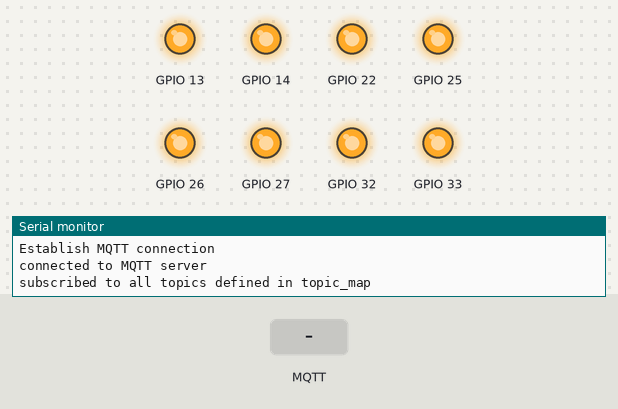
This sketch was run on a simulated ESP32. Shown: output pins drawn as LEDs (lit = HIGH), the last lines printed to the serial monitor. The inputs (shaded band) are chosen by the test bench. WiFi joins after 1.5 s; servers stay silent unless stated; the local clock reads 2024-03-15 10:24:30 at power-on unless the sketch sets it; no MQTT or app messages arrive unless stated.

Above: at 2.7 s.
2.8 s: MQTT message "on" arrives on the first subscribed topic
At 3.7 s:
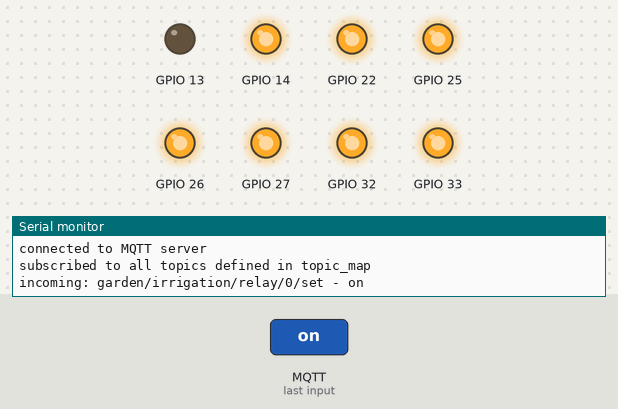
4.3 s: MQTT message "on" arrives on the second subscribed topic
At 4.8 s:
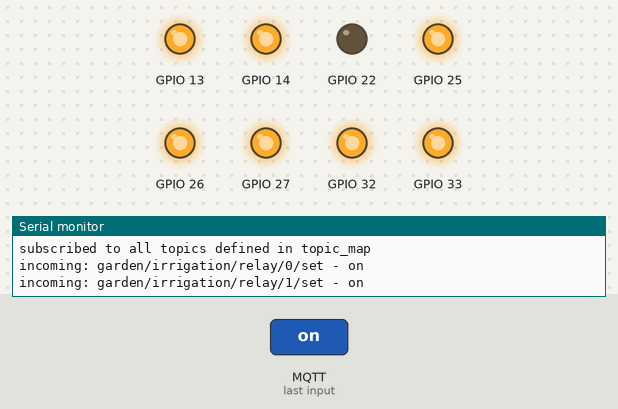
5.8 s: MQTT message "on" arrives on the third subscribed topic
At 7.2 s:
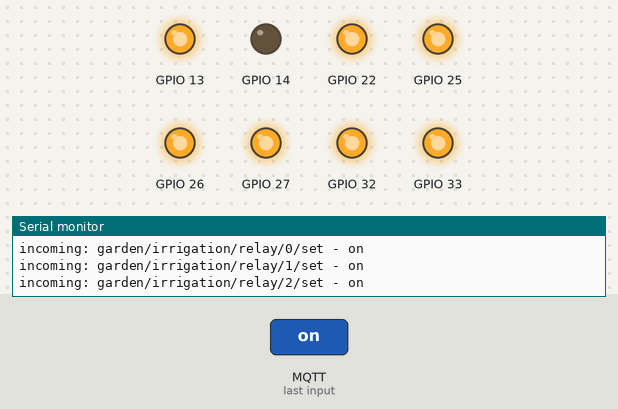
Timing chart, 0 to 8.8 s (numbered marks = the images above; inputs shaded):
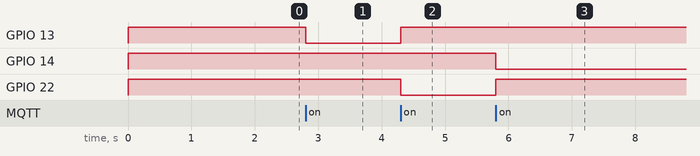

Measured:
- after the input at 2.8 s, GPIO 13: HIGH → LOW at once
- after the input at 4.3 s, GPIO 13: LOW → HIGH at once; GPIO 22: HIGH → LOW at once
- after the input at 5.8 s, GPIO 14: HIGH → LOW at once; GPIO 22: LOW → HIGH at once

The sketch:

Irrigation_Controller.ino
```cpp
// (licence header left out)
#include <map>
#include <string>
#include <iterator>
#include <deque>

#include <WiFiMulti.h>
#include <WiFiClientSecure.h>
#include <MQTT.h>
#include <WebServer.h>
#include <Update.h>
#include <Ticker.h>

//ESP-IDF WiFi functions
#include "esp_wifi.h"

// the board energizes relais coil on LOW which results in an opened valve
#define FLOW    LOW
#define NOFLOW  HIGH

WiFiClientSecure net;
MQTTClient MQTTClient;

// queue to publish states later, not from within the receive routine
struct MQTTMessageQueueItem {
  String topic;
  String message;
  bool retained;
  int qos;
};
std::deque<struct MQTTMessageQueueItem> MQTTMessageQueue;
unsigned long MQTTDroppedMessages = 0;

WiFiMulti wifiMulti;

WebServer server(80);

Ticker ValveWatchdog;
#define MAX_VALVE_ON_TIME_IN_S 60*60
unsigned long ValveWatchdogFeedingTime = 0;

#define STATUS_PUSH_INTERVAL_IN_MS 1000*60

/*******************************************************************************/
std::map<String, String> WiFi_map = {
  {"YOUR WIFI 1", "yourwifipassword"},
  {"YOUR WIFI 2", "yourwifipassword"},
  {"YOUR WIFI 3", "yourwifipassword"}
};

String UpdateUsername = "Nutzername";
String UpdatePassword = "Passwort";

//https://github.com/nayarsystems/posix_tz_db/blob/master/zones.csv
//configure DST, Timezone and NTP server
#define TIMEZONE "CET-1CEST,M3.5.0,M10.5.0/3"
#define NTP_SERVER "time-server.lan"

String MQTTServerName = "mqtt-server.lan";
uint16_t MQTTPort = 8883;
String MQTTUsername = "username";
String MQTTPassword = "supersecret";
String MQTTDeviceName = "IrrigationController";
String MQTTRootTopic = "garden/irrigation";
const char MQTTRootCA[] PROGMEM = R"CERT(
-----BEGIN CERTIFICATE-----
1234567890123456789012345678901234567890123456789012345678901234
1234567890123456789012345678901234567890123456789012345678901234
1234567890123456789012345678901234567890123456789012345678901234
1234567890123456789012345678901234567890123456789012345678901234
1234567890123456789012345678901234567890123456789012345678901234
1234567890123456789012345678901234567890123456789012345678901234
1234567890123456789012345678901234567890123456789012345678901234
1234567890123456789012345678901234567890123456789012345678901234
1234567890123456789012345678901234567890123456789012345678901234
1234567890123456789012345678901234567890123456789012345678901234
1234567890123456789012345678901234567890123456789012345678901234
...
1234567890123456789012345678901234567890123456789012345678901234
1234567890123456789012345678901234567890123456789012345678901234
123456=
-----END CERTIFICATE-----
)CERT";
/*******************************************************************************/

//define outputs of device: "name", GPIO
std::map<String, int> outputs = {
  {"0", 13},
  {"1", 22},
  {"2", 14},
  {"3", 27},
  {"4", 26},
  {"5", 25},
  {"6", 33},
  {"7", 32},
};

/******************************************************************************
Description.: write a log message
Input Value.: String with the log message
Return Value: -
******************************************************************************/
void Log(String text) {
  Serial.println(text);
}

/******************************************************************************
Description.: publish whole status via MQTT
Input Value.: -
Return Value: -
******************************************************************************/
void PushStatusViaMQTT() {
  for(auto i = outputs.begin(); i != outputs.end(); i++) {
    MQTTClient.publish(
      MQTTRootTopic + "/relay/" + i->first,
      getValve(i->first),
      true, 2);
  }

  //calculate remaining watchdogTime
  unsigned long watchdogTime = constrain(millis()-ValveWatchdogFeedingTime,
                                         0,
                                         MAX_VALVE_ON_TIME_IN_S*1000);
  watchdogTime = MAX_VALVE_ON_TIME_IN_S*1000 - watchdogTime;

  MQTTClient.publish(MQTTRootTopic+"/status1",
  "{"
    "\"FreeHeap\":"+String(ESP.getFreeHeap())+", "+
    "\"WatchdogTime\":"+String(watchdogTime)+", "+
    "\"uptime\":"+String(millis())+
  "}", true, 2);

  MQTTClient.publish(MQTTRootTopic+"/status2",
  "{"
    "\"RSSI\":"+String(WiFi.RSSI())+", "+
    "\"MQTTDroppedMessages\":"+String(MQTTDroppedMessages)+
  "}", true, 2);

  int8_t max_tx = -1;
  esp_wifi_get_max_tx_power(&max_tx);
  char CC[] = "--";
  esp_wifi_get_country_code(CC);

  MQTTClient.publish(MQTTRootTopic+"/status3",
  "{"
    "\"TX power\":"+String(max_tx)+", "+
    "\"Country\":\""+String(CC)+"\", "+
    "\"BSSID\":\""+WiFi.BSSIDstr()+"\""+
  "}", true, 2);
}

/******************************************************************************
Description.: set a valve to open or close, switch all other valves to off
Input Value.: ValveName as defined in outputs or "all"
              state is either "on" for flow or "off" for no-flow,
              other strings default to no-flow
Return Value: -
******************************************************************************/
void setValve(String valveName, String state) {
  auto it = outputs.find(valveName);

  // valve name not found, leave this function
  if(it == outputs.end() && !valveName.equals("all")) {
    Log("unknown valveName: "+ valveName);
    return;
  }

  for(auto jt = outputs.begin(); jt != outputs.end(); jt++) {
    // check if iterators are identical, if yes set it to the desired state which might be FLOW or NOFLOW
    if ( jt == it ) {
      FeedValveWatchdog();
      digitalWrite(jt->second, (state == "on") ? FLOW : NOFLOW);

      struct MQTTMessageQueueItem a;
      a.message  = (state == "on") ? state : "off";
      a.topic    = MQTTRootTopic + "/relay/" + it->first;
      a.retained = true;
      a.qos      = 2;

      MQTTMessageQueue.push_back(a);

      continue;
    }

    // set all other valves to NOFLOW, inform if a state change was necessary
    if( digitalRead(jt->second) == FLOW ) {
      digitalWrite(jt->second, NOFLOW);

      struct MQTTMessageQueueItem a;
      a.message  = "off";
      a.topic    = MQTTRootTopic + "/relay/" + jt->first;
      a.retained = true;
      a.qos      = 2;

      MQTTMessageQueue.push_back(a);
    }
  }
}

/******************************************************************************
Description.: Watchdog forces valves to NOFLOW if no other command was
              received for a long time (=MAX_VALVE_ON_TIME_IN_S).
Input Value.: -
Return Value: -
******************************************************************************/
void FeedValveWatchdog(){
  ValveWatchdog.detach();
  ValveWatchdog.once(MAX_VALVE_ON_TIME_IN_S, [](){setValve("all", "off");});
  ValveWatchdogFeedingTime = millis();
}

/******************************************************************************
Description.: get a valve state
Input Value.: ValveName as defined in outputs
Return Value: either "on", "off", "unknown"
******************************************************************************/
String getValve(String valveName){
  auto it = outputs.find(valveName);
  if(it != outputs.end()) {
    return (digitalRead(it->second) == FLOW)?"on":"off";
  } else {
    Log("unknown valve: "+ valveName);
    return "unknown";
  }
}

/******************************************************************************
Description.: connect to MQTT server
Input Value.: -
Return Value: -
******************************************************************************/
void MQTT_connect() {
  if(wifiMulti.run() != WL_CONNECTED) {
    Log("WiFi not connected, not trying to establish MQTT connection");
    return;
  }

  //set last-will-testament, must be set before connecting
  MQTTClient.setWill(String(MQTTRootTopic+"/LWT").c_str(), "offline", true, 2);

  while (!MQTTClient.connect(MQTTDeviceName.c_str(), MQTTUsername.c_str(), MQTTPassword.c_str())) {
    Log("could not connect to MQTT server");
    return;
  }
  Log("connected to MQTT server");

  //announce that this device is connected
  MQTTClient.publish(MQTTRootTopic+"/LWT", "online", true, 2);

  for(auto i = outputs.begin(); i != outputs.end(); i++) {
    MQTTClient.subscribe(MQTTRootTopic+"/relay/"+i->first+"/set", 2);
  }

  Log("subscribed to all topics defined in topic_map");
}

/******************************************************************************
Description.: called for mqtt messages this device receives
Input Value.: topic and payload are passed as strings
Return Value: -
******************************************************************************/
void MQTT_messageReceived(String &topic, String &payload) {
  Log("incoming: " + topic + " - " + payload);

  if( MQTTMessageQueue.size() > 5 ) {
    Log("rate of MQTT messages is very high, dropping messages!");
    MQTTDroppedMessages++;
    return;
  }

  //search through outputs and compare, if it fits setValve
  for(auto i = outputs.begin(); i != outputs.end(); i++) {
    if(!topic.equals(MQTTRootTopic+"/relay/"+ i->first +"/set")) {
        continue;
    }

    setValve(i->first, payload);
  }
}

/******************************************************************************
Description.: overrule the default startup delay for NTP
              (defined as weak function).
Input Value.: -
Return Value: -
******************************************************************************/
uint32_t sntp_startup_delay_MS_rfc_not_less_than_60000 () {
  return 0;
}

/******************************************************************************
Description.: setup is called after powering the device on
Input Value.: -
Return Value: -
******************************************************************************/
void setup() {
  Serial.begin(115200);

  Log("");
  Log("Irrigation Controller: " __DATE__ ", " __TIME__);

  for(auto i = outputs.begin(); i != outputs.end(); i++) {
    pinMode(i->second, OUTPUT);
    setValve(i->first, "off");
  }

  //allow for many WiFi APs
  for(auto i = WiFi_map.begin(); i != WiFi_map.end(); i++) {
    wifiMulti.addAP((i->first).c_str(), (i->second).c_str());
  }

  //try to connect
  if(wifiMulti.run() == WL_CONNECTED) {
    Log("WiFi.: connected");
    Log("IP...: "+ WiFi.localIP().toString());
    Log("BSSID: "+ WiFi.BSSIDstr());
  }

  // disable power save
  // it improved stability in my case, device is mains powered anyway
  esp_wifi_set_ps(WIFI_PS_NONE);

  //allow an authenticated HTTP upload with new firmware images
  //others who already know the WiFi keys can sniff the password
  server.on("/update", HTTP_POST, []() {
      server.sendHeader("Connection", "close");
      server.send(200, "text/plain", (Update.hasError()) ? "FAIL" : "OK");

      Log((Update.hasError()) ? "FAIL" : "OK");
      Log("restarting now");
      ESP.restart();
    }, []() {
      if (!server.authenticate(UpdateUsername.c_str(), UpdatePassword.c_str())) {
        Log("Wrong Authentication");
        return server.requestAuthentication(DIGEST_AUTH);
      }

      HTTPUpload& upload = server.upload();

      if (upload.status == UPLOAD_FILE_START) {
        Log("Update begins");
        Update.begin();
      }

      if (upload.status == UPLOAD_FILE_WRITE) {
        Log("Writing "+ String(upload.currentSize) + " bytes");
        Update.write(upload.buf, upload.currentSize);
      }

      if (upload.status == UPLOAD_FILE_END) {
        Log("Update ends");
        Update.end(true);
      }
      });

  //the webservers default page
  server.on("/", []() {
    struct tm tm;
    static char buf[26];
    time_t now = time(&now);
    localtime_r(&now, &tm);
    strftime(buf, sizeof(buf), R"(["%T","%d.%m.%Y"])", &tm);
    server.send(200, "application/json", buf);
  });

  server.begin();

  //get the current time to check certs for expiry
  configTime(0, 0, NTP_SERVER);
  setenv("TZ", TIMEZONE, 1);

  time_t now = time(nullptr);
  while (now < 3600) {
    delay(10);
    now = time(nullptr);
  }
  struct tm timeinfo;
  gmtime_r(&now, &timeinfo);
  Log(asctime(&timeinfo));

  //establish connection to MQTT server, use the ROOT-CA to authenticate
  //"net" is instanciated from a class that uses ciphers
  net.setCACert(MQTTRootCA);
  //DO NOT USE THIS COMMAND: net.setInsecure();

  MQTTClient.begin(MQTTServerName.c_str(), MQTTPort, net);
  MQTTClient.onMessage(MQTT_messageReceived);

  Log("Setup done!");
}

/******************************************************************************
Description.: this is the main loop
Input Value.: -
Return Value: -
******************************************************************************/
void loop() {
  static unsigned long then = STATUS_PUSH_INTERVAL_IN_MS;

  //handle WiFi connection and loss of connection
  if(wifiMulti.run() != WL_CONNECTED) {
    Log("WiFi NOT ok, retrying");
    for(int i=0; i<10; i++) {
      Log("Try #: "+String(i));
      delay(5000);
      if(wifiMulti.run() == WL_CONNECTED) {
        //now the connection seems to be OK again, just leave this loop()
        return;
      }
    }
    Log("WiFi still NOT ok, tried several times, resetting the whole board");
    ESP.restart();
  }

  //handle webserver task
  server.handleClient();

  //if MQTT lost connection re-establish it
  if (!MQTTClient.connected()) {
    Log("Establish MQTT connection");
    MQTT_connect();
    PushStatusViaMQTT();
    then = millis();
  }

  //handle MQTT task
  MQTTClient.loop();

  //publish changes if there are any
  while( !MQTTMessageQueue.empty() ) {
    auto j = MQTTMessageQueue.front();
    MQTTClient.publish(j.topic, j.message, j.retained, j.qos);
    MQTTMessageQueue.pop_front();
  }

  if( millis()-then >= STATUS_PUSH_INTERVAL_IN_MS ) {
    then = millis();
    PushStatusViaMQTT();
  }
}
```
